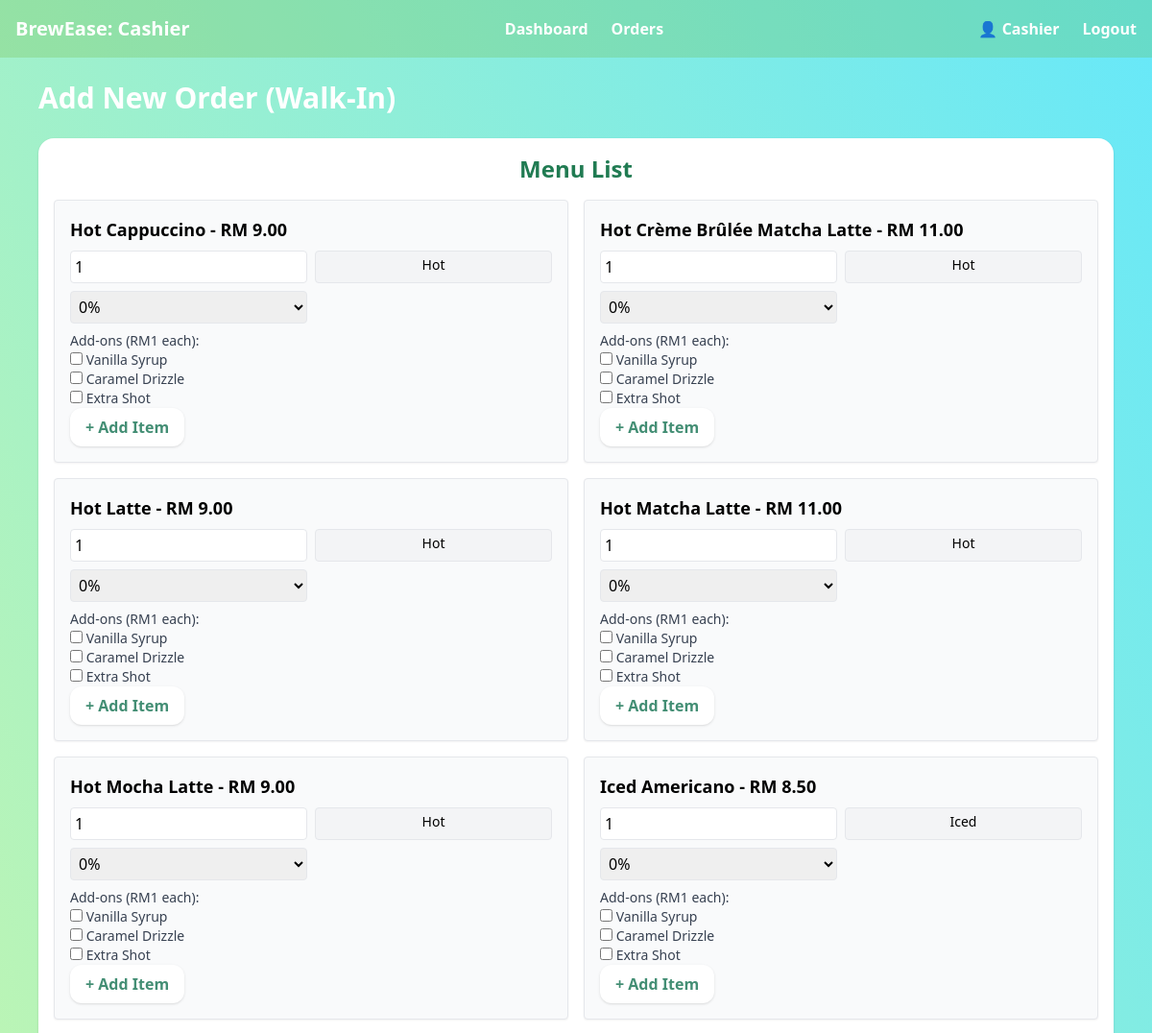
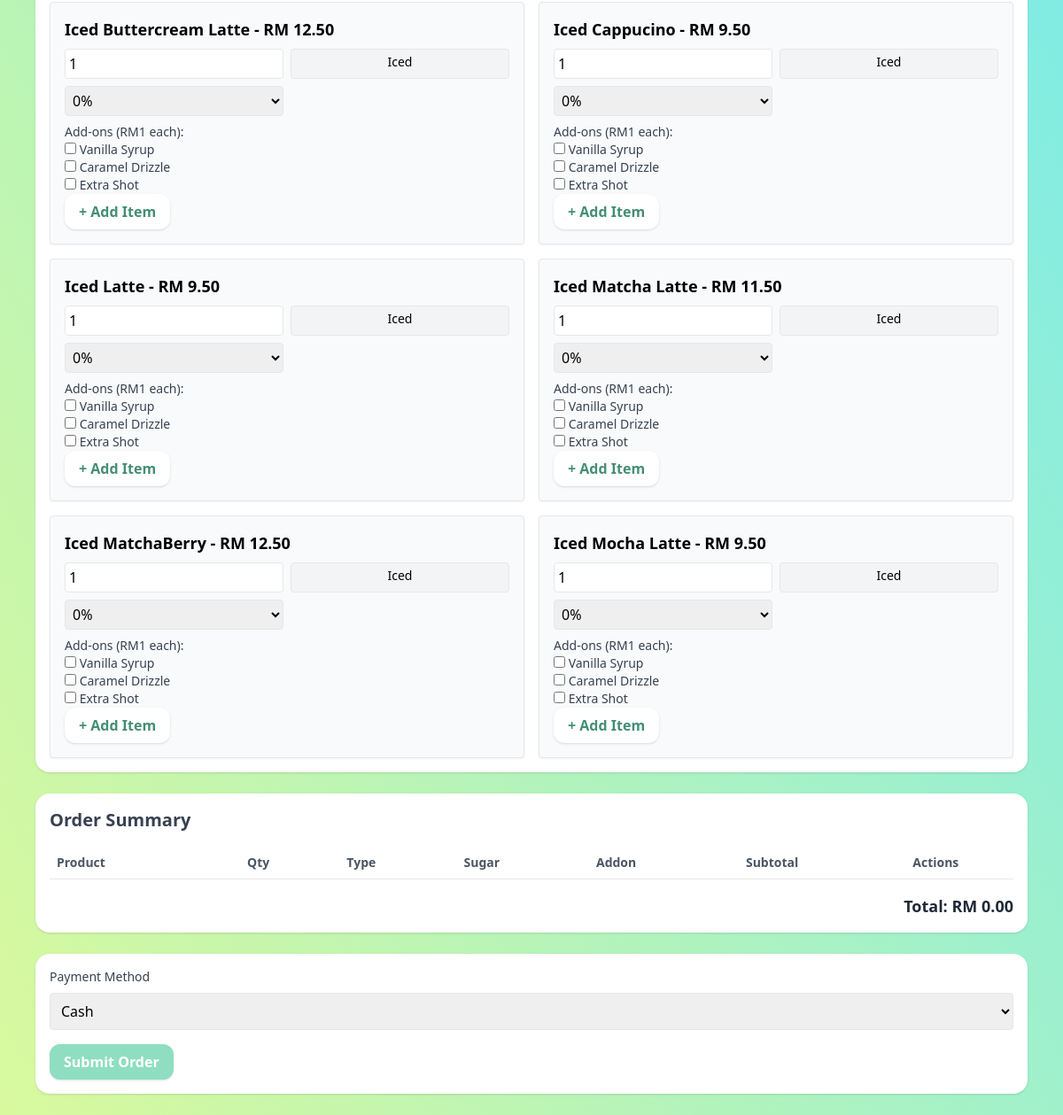
Screenshot of /cashier/neworder.php with the database file from the repository (2 pictures, top to bottom).
### tables this page shows
CREATE TABLE `product_list` (
  `id` int(11) NOT NULL,
  `category_id` int(30) NOT NULL,
  `name` text NOT NULL,
  `description` text NOT NULL,
  `price` float(15,2) NOT NULL DEFAULT 0.00,
  `photo` varchar(255) DEFAULT NULL,
  `status` tinyint(1) NOT NULL DEFAULT 1,
  `delete_flag` tinyint(1) NOT NULL DEFAULT 0,
  `date_created` datetime NOT NULL DEFAULT current_timestamp(),
  `date_updated` datetime NOT NULL DEFAULT current_timestamp() ON UPDATE current_timestamp()
);

### cashier/neworder.php (the view, shortened to what this page needs)
<?php
$db = new DBConnection();
$conn = $db->getConnection();
$productStmt = $conn->prepare("SELECT id, name, price FROM product_list WHERE delete_flag = 0 AND status = 1 ORDER BY name");
$productStmt->execute();
$products = $productStmt->get_result()->fetch_all(MYSQLI_ASSOC);
?>
<!DOCTYPE html>
<html lang="en">
<head>
  <script src="https://cdn.tailwindcss.com"></script>
</head>
<body class="bg-gradient-to-tr from-lime-200 to-cyan-300 min-h-screen">
<?php include 'navbar.php'; ?>
<div class="max-w-6xl mx-auto px-4 py-6">
    <h1 class="text-3xl font-bold text-white mb-6">Add New Order (Walk-In)</h1>
    <div class="bg-white p-4 rounded-2xl shadow mb-6">
        <h2 class="text-2xl font-semibold text-center text-[#207B52] mb-4">Menu List</h2>
        <div class="grid grid-cols-1 md:grid-cols-2 gap-4">
            <?php foreach ($products as $product): ?>
            <div class="border p-4 rounded shadow-sm bg-gray-50">
                <h3 class="text-lg font-semibold"><?= htmlspecialchars($product['name']) ?> - RM <?= number_format($product['price'], 2) ?></h3>
                <div class="grid grid-cols-2 gap-2 mt-2">
                    <input type="number" id="qty-<?= $product['id'] ?>" class="p-1 border rounded" placeholder="Qty" min="1" value="1">
                    <?php
                    $type = stripos($product['name'], 'iced') !== false ? 'Iced' : 'Hot';
                    ?>
                    <div class="p-1 border rounded bg-gray-100 text-sm text-center"><?= $type ?></div>
                    <select id="sugar-<?= $product['id'] ?>" class="p-1 border rounded">
                        <option value="0%">0%</option>
                    </select>
                    <div class="col-span-2 space-y-1 text-sm text-gray-700">
                        <label class="block font-medium">Add-ons (RM1 each):</label>
                        <label><input type="checkbox" value="Vanilla Syrup" class="addon-checkbox" data-id="<?= $product['id'] ?>"> Vanilla Syrup</label><br>
                        <label><input type="checkbox" value="Caramel Drizzle" class="addon-checkbox" data-id="<?= $product['id'] ?>"> Caramel Drizzle</label><br>
                        <label><input type="checkbox" value="Extra Shot" class="addon-checkbox" data-id="<?= $product['id'] ?>"> Extra Shot</label>
                    </div>
                </div>
                <button onclick="addToCart(<?= $product['id'] ?>)" class="bg-white text-[#438E74] hover:bg-[#8FDEC2] hover:text-white px-4 py-2 rounded-xl font-semibold shadow transition-colors duration-300">+ Add Item</button>
            </div>
            <?php endforeach; ?>
        </div>
    </div>
    <form action="submitorder.php" method="POST" onsubmit="prepareOrderSubmission(); return true;">
        <div class="bg-white p-4 rounded-2xl shadow mb-6">
            <h2 class="text-xl font-semibold text-gray-700 mb-4">Order Summary</h2>
            <table class="w-full text-sm">
                <thead>
                    <tr class="text-left border-b font-semibold text-gray-600">
                        <th class="p-2">Product</th>
                        <th class="p-2 text-center">Qty</th>
                        <th class="p-2 text-center">Type</th>
                        <th class="p-2 text-center">Sugar</th>
                        <th class="p-2 text-center">Addon</th>
                        <th class="p-2 text-center">Subtotal</th>
                        <th class="p-2 text-center">Actions</th>
                    </tr>
                </thead>
            </table>
            <div class="text-right text-lg mt-4 font-semibold text-gray-800">Total: <span id="total">RM 0.00</span></div>
        </div>
        <div class="bg-white p-4 rounded-2xl shadow">
            <label class="block mb-2 text-sm font-medium text-gray-700">Payment Method</label>
            <select name="payment_method" class="w-full p-2 border rounded mb-4" required>
                <option value="Cash">Cash</option>
            </select>
            <button type="submit" class="bg-[#8FDEC2] text-white hover:bg-white hover:text-[#4CAF50] px-4 py-2 rounded-xl font-semibold shadow transition-colors duration-300">Submit Order</button>
        </div>
    </form>
</div>
</body>
</html>

### rows the page displays
product_list: name "Hot Cappuccino", price "9.00", name "Hot", id "0%"
product_list: name "Hot Crème Brûlée Matcha Latte", price "11.00", name "Hot", id "0%"
product_list: name "Hot Latte", price "9.00", name "Hot", id "0%"
product_list: name "Hot Matcha Latte", price "11.00", name "Hot", id "0%"
product_list: name "Hot Mocha Latte", price "9.00", name "Hot", id "0%"
product_list: name "Iced Americano", price "8.50", name "Iced", id "0%"
product_list: name "Iced Buttercream Latte", price "12.50", name "Iced", id "0%"
product_list: name "Iced Cappucino", price "9.50", name "Iced", id "0%"
product_list: name "Iced Latte", price "9.50", name "Iced", id "0%"
product_list: name "Iced Matcha Latte", price "11.50", name "Iced", id "0%"
product_list: name "Iced MatchaBerry", price "12.50", name "Iced", id "0%"
product_list: name "Iced Mocha Latte", price "9.50", name "Iced", id "0%"

### other values shown
$cashierName "Cashier"
